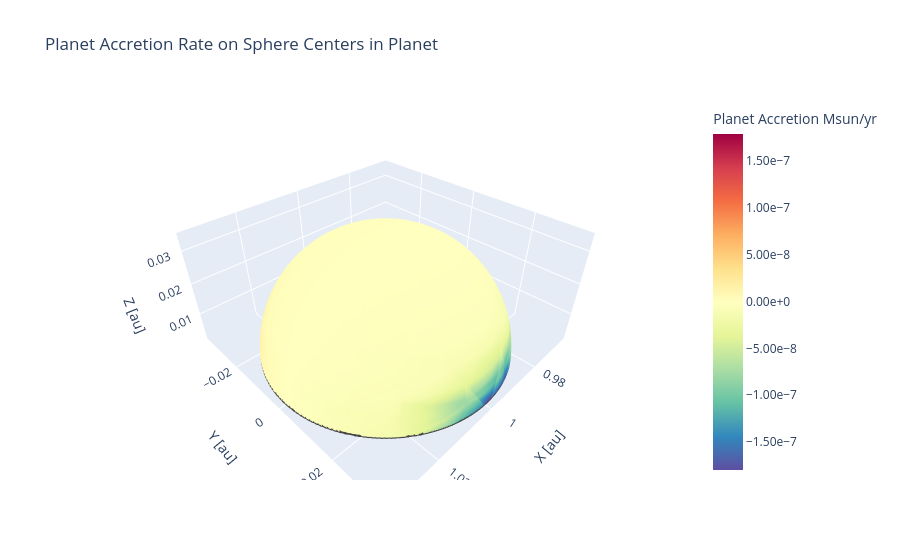

The code cell stored with this chart in its notebook:
### Code cell
import plotly.graph_objects as go

fig = go.Figure(data=go.Scatter3d(
    x=xcs.flatten(),
    y=ycs.flatten(),
    z=zcs.flatten(),
    mode='markers',
    marker=dict(
        size=4,
        color=M_sy,  
        colorscale='Spectral_r',
        opacity=1,
        colorbar=dict(tickformat=".2e",title='Planet Accretion Msun/yr'),
    )
))

fig.update_layout(
    scene=dict(
        xaxis_title='X [au]',
        yaxis_title='Y [au]',
        zaxis_title='Z [au]',
        aspectmode='data'
    ),
    title='Planet Accretion Rate on Sphere Centers in Planet '
)

fig.show()

### Figure 1 — Plotly figure (JSON) as saved in the notebook; plotly's stock layout.template omitted (floating-point values rounded to 4 significant figures; data arrays with more than 128 entries replaced by an {"elided": "..."} marker saying what was removed)
{"data": [{"marker": {"color": {"elided": "39386 float values"}, "colorbar": {"tickformat": ".2e", "title": {"text": "Planet Accretion Msun/yr"}}, "colorscale": [[0, "rgb(94,79,162)"], [0.1, "rgb(50,136,189)"], [0.2, "rgb(102,194,165)"], [0.3, "rgb(171,221,164)"], [0.4, "rgb(230,245,152)"], [0.5, "rgb(255,255,191)"], [0.6, "rgb(254,224,139)"], [0.7, "rgb(253,174,97)"], [0.8, "rgb(244,109,67)"], [0.9, "rgb(213,62,79)"], [1, "rgb(158,1,66)"]], "opacity": 1, "size": 4}, "mode": "markers", "type": "scatter3d", "x": {"elided": "39386 float values"}, "y": {"elided": "39386 float values"}, "z": {"elided": "39386 float values"}}], "layout": {"scene": {"aspectmode": "data", "xaxis": {"title": {"text": "X [au]"}}, "yaxis": {"title": {"text": "Y [au]"}}, "zaxis": {"title": {"text": "Z [au]"}}}, "title": {"text": "Planet Accretion Rate on Sphere Centers in Planet "}}}
